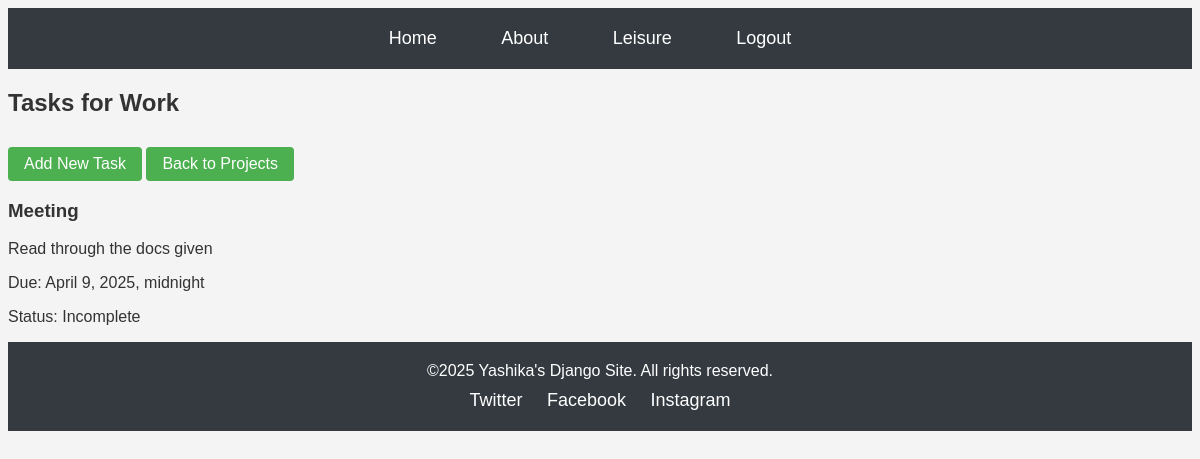
Page /taskList/2/ (signed in) on the committed database.
### leisureProjects/models.py (models this page shows, shortened)
class Project(models.Model):
    WALLPAPER_CHOICES = [
        ('wallpaper1.jpg', 'Wallpaper 1'),
        ('wallpaper2.jpg', 'Wallpaper 2'),
        ('wallpaper3.jpg', 'Wallpaper 3'),
        ('wallpaper4.jpg', 'Wallpaper 4'),
        ('wallpaper5.jpg', 'Wallpaper 5'),
        ('wallpaper6.jpg', 'Wallpaper 6'),
        ('wallpaper7.jpg', 'Wallpaper 6'),
        ('wallpaper8.jpg', 'Wallpaper 6'),
    ]
    name = models.CharField(max_length=200)
    description = models.TextField()
    owner = models.ForeignKey(User, on_delete=models.CASCADE)
    created_at = models.DateTimeField(auto_now_add=True)
    wallpaper = models.CharField(
        max_length=50,
        choices=WALLPAPER_CHOICES,
        default='wallpaper1.jpg'
    )

class Task(models.Model):
    project = models.ForeignKey(Project, on_delete=models.CASCADE)
    title = models.CharField(max_length=200)
    description = models.TextField()
    assigned_to = models.ForeignKey(User, on_delete=models.SET_NULL, null=True, blank=True)
    completed = models.BooleanField(default=False)
    due_date = models.DateTimeField(null=True, blank=True)

### leisureProjects/views.py (the view)
# urls.py: path('taskList/<int:project_id>/', views.task_list, name="taskList"),
@login_required
def task_list(request, project_id):
    project = Project.objects.get(id=project_id)
    tasks = Task.objects.filter(project=project)
    return render(request, 'leisureProjects/taskList.html', {'project': project, 'tasks': tasks})

### leisureProjects/templates/leisureProjects/taskList.html
{% load static %}
{% include 'includes/header.html' %}
<link rel="stylesheet" href="{% static 'css/projectList.css' %}">
<h2>Tasks for {{ project.name }}</h2>
<a href="{% url 'createTask' project.id %}" class="btn">Add New Task</a>
<a href="{% url 'projectList' %}" class="btn">Back to Projects</a>
<div class="task-container">
  {% for task in tasks %}
  <div class="task-card">
    <h3>{{ task.title }}</h3>
    <p>{{ task.description }}</p>
    <p>Due: {{ task.due_date }}</p>
    <p>Status: {{ task.completed|yesno:"Completed,Incomplete" }}</p>
  </div>
  {% empty %}
  <p>No tasks yet for this project.</p>
  {% endfor %}
</div>
{% include 'includes/footer.html' %}

### leisureProjects/static/css/header.css (style rules this page uses)
body { font-family: Arial, sans-serif; background-color: #f4f4f4; color: #333; }
h2, h3 { color: #333; }

### leisureProjects/static/css/projectList.css (style rules this page uses)
.btn { display: inline-block; padding: 8px 16px; background-color: #4CAF50; color: white; text-decoration: none; border-radius: 4px; margin-top: 10px; }

### rows in the picture
Project: name "Work"
Task: title "Meeting", description "Read through the docs given", due_date "April 9, 2025, midnight", completed "Incomplete"
